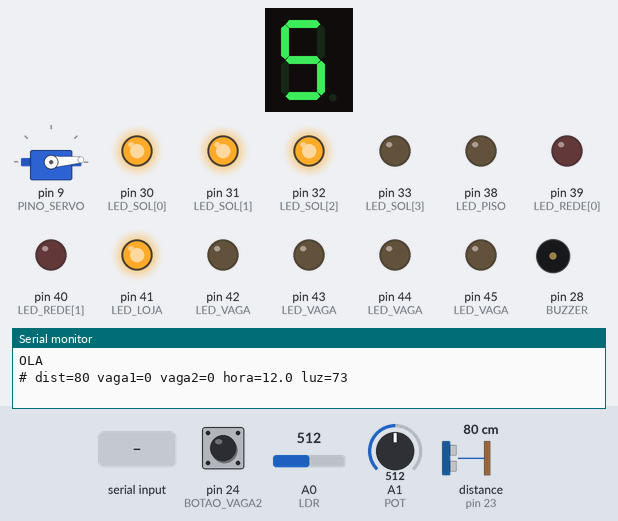
This sketch was run on a simulated Arduino Mega 2560, built with avr-gcc and run on an emulated ATmega2560. Parts: 1-digit seven-segment display, servo, output pins drawn as LEDs (lit = HIGH), buzzer (waves = sounding, pin HIGH), the last lines printed to the serial monitor. Wiring (inferred from the names in the program): ultrasonic range finder: trigger pin 22; echo pin 23; 1-digit 7-segment display, segments lit when HIGH: segments pin 2, pin 3, pin 4, pin 5, pin 6, pin 7, pin 8. The test bench sets the inputs (shaded band); at power-on: A0 (LDR) = 512, distance to the obstacle (sensor on pin 23) 80 cm, pin 24 (BOTAO_VAGA2) HIGH, A1 (POT) = 512. The echo pulse lasts 58.3 µs per cm; the segment pins are drawn as the display they are named for; pins used as bus, display or sensor lines are not drawn.

Above: at 1.2 s.
1.3 s: A0 (LDR) set to 716
At 2.6 s:
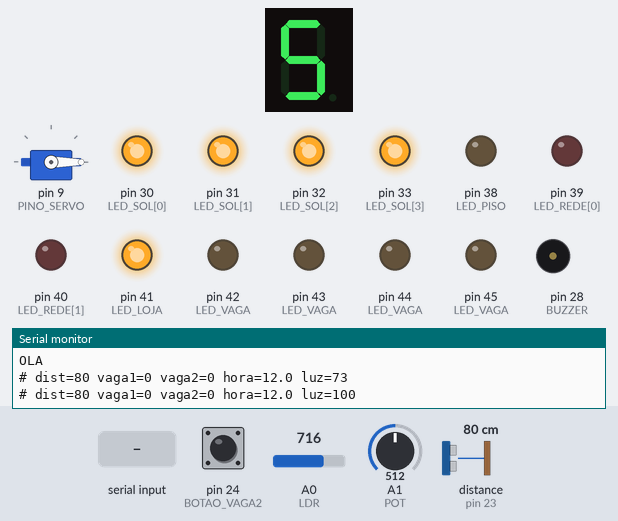
4.3 s: distance to the obstacle (sensor on pin 23) set to 11 cm
6.1 s: distance to the obstacle (sensor on pin 23) set to 8 cm
At 7.6 s:
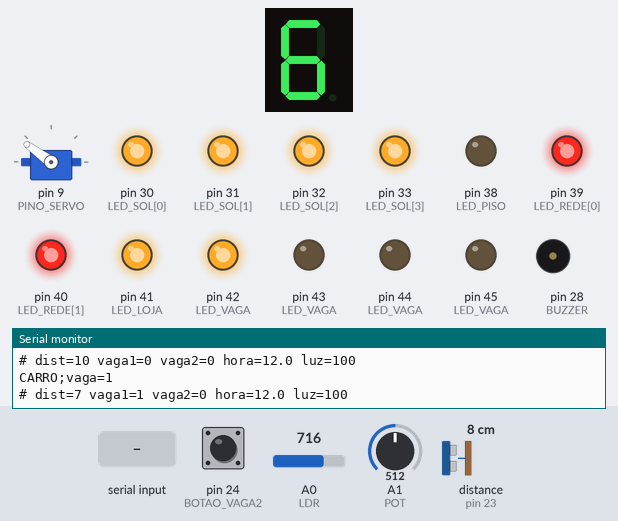
8.0 s: pin 24 (BOTAO_VAGA2) pulled LOW for 0.15 s
At 8.1 s:
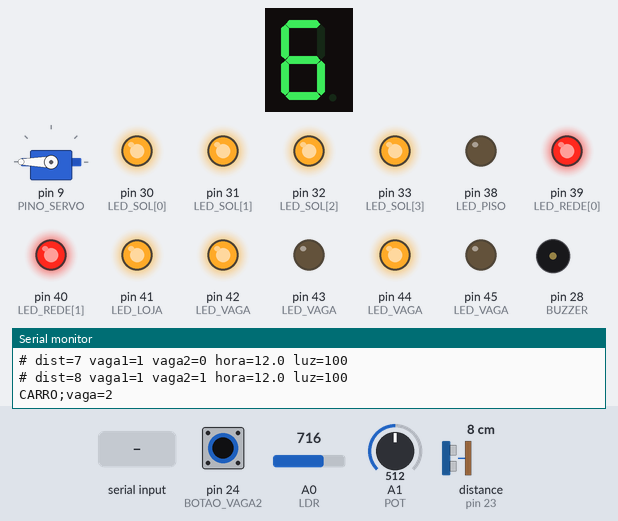
9.7 s: A1 (POT) set to 390
At 10.0 s:
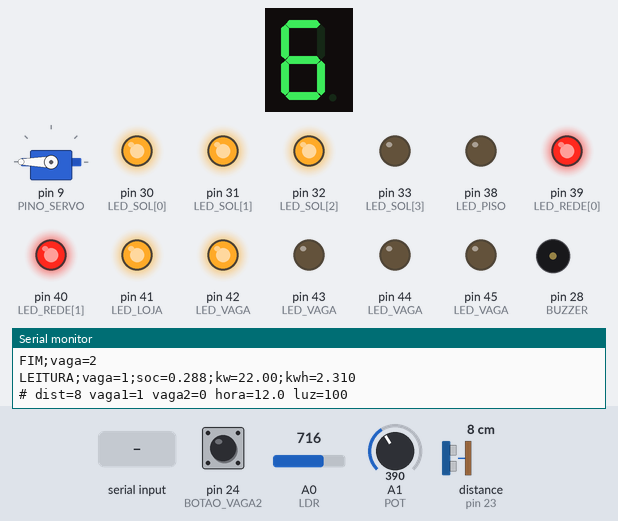
11.2 s: "CFG\n" received over Serial
At 12.4 s:
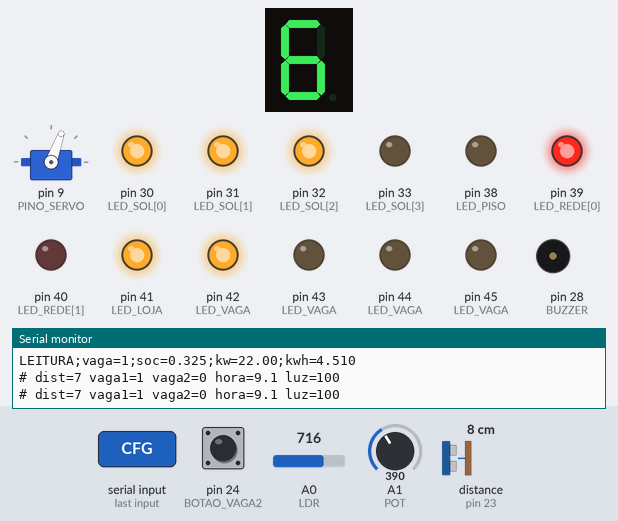
Timing chart, 0 to 13.7 s (numbered marks = the images above; inputs shaded):
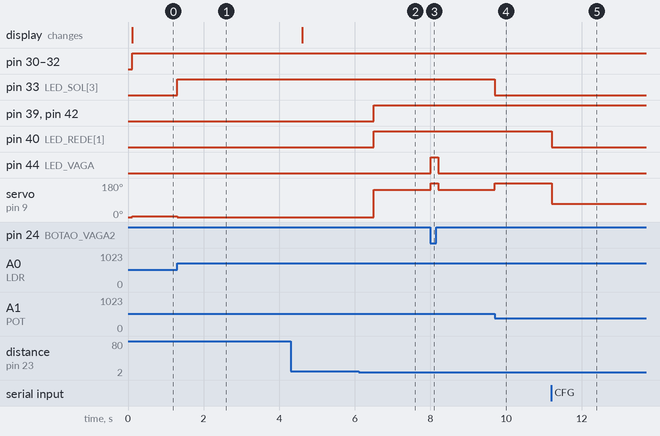

Measured:
- the behaviour switches between 10 and 9 cm on distance to the obstacle (sensor on pin 23) (found by bisection; images 1 and 2)
- after the input at 1.3 s, pin 33 (LED_SOL[3]): LOW → HIGH at once; servo on pin 9 (PINO_SERVO): 4° → 0° at once
- after the input at 6.1 s, pin 39 (LED_REDE[0]), pin 40 (LED_REDE[1]), pin 42 (LED_VAGA): LOW → HIGH after 0.40 s; servo on pin 9 (PINO_SERVO): 0° → 144° after 0.40 s
- after the input at 8.0 s, pin 44 (LED_VAGA): LOW → HIGH at once, → LOW 0.20 s later; servo on pin 9 (PINO_SERVO): 144° → 180° at once, → 144° 0.20 s later
- after the input at 9.7 s, pin 33 (LED_SOL[3]): HIGH → LOW at once; servo on pin 9 (PINO_SERVO): 144° → 180° at once
- after the input at 11.2 s, pin 40 (LED_REDE[1]): HIGH → LOW at once; servo on pin 9 (PINO_SERVO): 180° → 70° at once

The sketch:

maquete.ino
```cpp
/* Smart Charge — a maquete.
 *
 * Roda num Arduino Mega 2560. Duas vagas de recarga, o telhado solar, a
 * bateria da loja e a rede, em LED, numa protoboard.
 *
 * O QUE E REAL E O QUE E SIMULADO. Importa dizer, porque a banca vai
 * perguntar:
 *
 *   REAL      as duas vagas. Carro detectado -> sessao de verdade no banco de
 *             producao, pela mesma API que a telinha usa. Aparece no painel do
 *             lojista, no historico e na curva de demanda.
 *   SIMULADO  o sol, a bateria e a rede. O Mega roda aqui a mesma logica que
 *             `ai/demanda.py` roda no servidor, para a maquete poder mostrar o
 *             dia inteiro em 20 segundos. Nao existe sensor de geracao ligado
 *             na API -- isso seria telemetria, e e passo seguinte.
 *
 * O MEGA NAO FALA COM O SERVIDOR. Ele nao tem rede, e mesmo com Ethernet nao
 * faria TLS: 8 KB de RAM nao sustentam HTTPS. Quem fala e a `ponte.py`, no
 * notebook, ligada por USB. O Mega so escreve e le linhas de texto na serial.
 *
 * Protocolo, uma linha por evento, campos separados por ponto e virgula:
 *
 *   Mega -> ponte                    ponte -> Mega
 *     OLA                              CFG;vaga=1;kw=7.40;preco=1.60;ponta=0
 *     CARRO;vaga=1                     LEILAO;vaga=1;pct=30;fator=2.00
 *     LEITURA;vaga=1;soc=..;kw=..;kwh=..   SEMLEILAO;vaga=1
 *     FIM;vaga=1                       OK;vaga=1
 *     OFERTA;vaga=1;pct=30             ERRO;vaga=1
 *
 * Texto simples, e nao JSON, de proposito: emitir JSON e facil, mas receber
 * exigiria uma biblioteca de parser e a RAM aqui e pouca. `strtok` resolve.
 */

#include <stdarg.h>
#include <Servo.h>

// ---------------------------------------------------------------- pinos ---
//
// Montagem numa protoboard grande. Todo LED leva resistor de 220R a 330R em
// serie -- o pino do Mega entrega 20 mA com folga, mas sem resistor o LED
// morre e o pino pode ir junto.

// display de 7 segmentos, um digito, catodo comum: mostra a carga da bateria
// em dezenas (7 = 70%). Um digito nao mostra "100", entao 100% vira 9.
const uint8_t SEG[7] = {2, 3, 4, 5, 6, 7, 8};   // a b c d e f g

const uint8_t PINO_SERVO = 9;                   // ponteiro do medidor

const uint8_t TRIG = 22, ECHO = 23;             // HC-SR04: carro na vaga 1
const uint8_t BOTAO_VAGA2 = 24;                 // carro plugado na vaga 2
const uint8_t BOTAO_CHEIA = 25;                 // leilao: potencia cheia
const uint8_t BOTAO_ECONOMIA = 26;              // leilao: menos kW, mais credito
const uint8_t PIR = 27;                         // motorista entrando na loja
const uint8_t BUZZER = 28;

const uint8_t LED_SOL[4]  = {30, 31, 32, 33};   // amarelos: geracao solar
const uint8_t LED_PISO    = 38;                 // vermelho: bateria no piso
const uint8_t LED_REDE[2] = {39, 40};           // vermelhos: consumo da rede
const uint8_t LED_LOJA    = 41;                 // branco: a loja consumindo
const uint8_t LED_VAGA[2][2] = {{42, 43},       // {verde carregando, amarelo limitado}
                                {44, 45}};

const uint8_t LDR = A0;                         // luz ambiente -> nuvem
const uint8_t POT = A1;                         // relogio do dia

// ------------------------------------------------------------ constantes ---

// Quanto o dia corre mais rapido que o relogio. O mesmo numero que a telinha
// usa por padrao (ver docs/vaga/vaga.js), para as duas demonstracoes terem o
// mesmo ritmo.
const unsigned long ACELERACAO = 180;

const float BATERIA_CARRO_KWH = 60.0;   // carro tipico de passeio
const float SOC_CHEIO = 0.995;

// A loja da maquete e a Pet & Cia Vila Mariana: 30 kWp de telhado, bateria de
// 20 kWh / 10 kW, 18 kW de consumo proprio e 20 kW contratados. Os mesmos
// numeros que estao no cadastro -- se mudarem la, mudar aqui.
const float SOLAR_KWP      = 30.0;
const float BATERIA_KWH    = 20.0;
const float BATERIA_KW     = 10.0;
const float BATERIA_PISO   = 0.10;
const float CARGA_BASE_KW  = 18.0;
const float CONTRATADA_KW  = 20.0;
const uint8_t PONTA_INICIO = 18, PONTA_FIM = 21;

const unsigned long PASSO_MS   = 100;   // quantas vezes por segundo o mundo anda
const unsigned long LEITURA_MS = 2000;  // de quanto em quanto reporta a ponte

// --------------------------------------------------------------- estado ---

struct Vaga {
  bool ocupada;
  bool aberta;            // a ponte confirmou que a sessao existe no banco
  float soc;              // carga do carro, 0 a 1
  float kwh;              // energia entregue nesta sessao
  float kw_max;           // o que a vaga aceita (vem do cadastro)
  float kw_liberado;      // o que o servidor permite AGORA
  bool limitado;          // o servidor cortou a potencia
  bool leilao;            // ha oferta na mesa
  float oferta_pct;       // a oferta de economia
  unsigned long ultimo_envio;
};

Vaga vagas[2];
float bateria_soc = 0.55;
float hora_do_dia = 12.0;
bool em_ponta = false;
float sol_kw = 0.0, rede_kw = 0.0, bateria_kw = 0.0;
bool ponta_avisada = false, piso_avisado = false;

Servo ponteiro;
char linha[96];
uint8_t n_linha = 0;

// ---------------------------------------------------------------- sol -----

/* A geracao, pela mesma forma que `ai/demanda.py` usa: a altura do sol manda,
 * e o resto e proporcional. Aqui sem a equacao de Cooper -- a maquete anda o
 * dia inteiro em 20 segundos, e a declinacao do dia do ano nao muda nada
 * visivel nessa escala. O que muda, e muito, e a nuvem: e o LDR.
 */
float geracao_kw(float hora, float luz) {
  if (hora < 6.0 || hora > 18.0) return 0.0;
  float arco = (hora - 6.0) / 12.0;             // 0 ao nascer, 1 ao por
  float altura = sin(arco * PI);                // meio-dia no topo
  return SOLAR_KWP * altura * 0.80 * luz;       // 0.80 = rendimento do sistema
}

// ------------------------------------------------------------- serial -----

void manda(const char *fmt, ...) {
  char buf[80];
  va_list args;
  va_start(args, fmt);
  vsnprintf(buf, sizeof(buf), fmt, args);
  va_end(args);
  Serial.println(buf);
}

/* Le `chave=valor` de uma linha ja quebrada por `strtok`. Devolve o padrao
 * quando a chave nao veio -- a ponte pode mandar so o que mudou. */
float campo(char *resto, const char *chave, float padrao) {
  char busca[16];
  snprintf(busca, sizeof(busca), ";%s=", chave);
  char *p = strstr(resto, busca);
  if (!p) return padrao;
  return atof(p + strlen(busca));
}

void processa(char *l) {
  if (strncmp(l, "CFG", 3) == 0) {
    int v = (int)campo(l, "vaga", 1) - 1;
    if (v < 0 || v > 1) return;
    vagas[v].kw_max = campo(l, "kw", 7.4);
    vagas[v].kw_liberado = vagas[v].kw_max;
    em_ponta = campo(l, "ponta", 0) > 0.5;
  } else if (strncmp(l, "LEILAO", 6) == 0) {
    int v = (int)campo(l, "vaga", 1) - 1;
    if (v < 0 || v > 1) return;
    vagas[v].leilao = true;
    vagas[v].oferta_pct = campo(l, "pct", 30);
  } else if (strncmp(l, "SEMLEILAO", 9) == 0) {
    int v = (int)campo(l, "vaga", 1) - 1;
    if (v >= 0 && v <= 1) vagas[v].leilao = false;
  } else if (strncmp(l, "OK", 2) == 0) {
    int v = (int)campo(l, "vaga", 1) - 1;
    if (v >= 0 && v <= 1) vagas[v].aberta = true;
  } else if (strncmp(l, "LIBERA", 6) == 0) {
    // O servidor repartiu a potencia. E este o momento em que a maquete
    // obedece ao sistema em vez de simular sozinha.
    int v = (int)campo(l, "vaga", 1) - 1;
    if (v < 0 || v > 1) return;
    vagas[v].kw_liberado = campo(l, "kw", vagas[v].kw_max);
    vagas[v].limitado = vagas[v].kw_liberado < vagas[v].kw_max - 0.05;
  }
}

void le_serial() {
  while (Serial.available()) {
    char c = Serial.read();
    if (c == '\n' || c == '\r') {
      if (n_linha) { linha[n_linha] = 0; processa(linha); n_linha = 0; }
    } else if (n_linha < sizeof(linha) - 1) {
      linha[n_linha++] = c;
    }
  }
}

// ------------------------------------------------------------ sensores ----

/* Distancia em cm, ou SEM_LEITURA quando a medida nao vale.
 *
 * "Nao vale" cobre dois casos que sao a MESMA coisa para o sensor e coisas
 * opostas para a maquete:
 *
 *   sem eco      o pulso saiu e nao voltou. Pode ser vaga vazia -- ou um carro
 *                encostado no sensor, porque o HC-SR04 nao mede abaixo de 2 cm.
 *   eco absurdo  abaixo de 2 cm o numero e ruido.
 *
 * A primeira versao devolvia 999 nos dois casos, o que significava "vazio".
 * Com o sensor deitado na bancada apontando para a mesa, a vaga ficava ocupada
 * o tempo todo, e encostar a mao fazia o eco sumir e a vaga "esvaziar": o
 * comportamento saia invertido, sem a fiacao ter nada de errado.
 *
 * O timeout de 20 ms tambem importa: sem ele, um sensor desligado trava o
 * `loop` por 30 ms a cada volta e a maquete inteira engasga.
 */
const long SEM_LEITURA = -1;
const long PERTO_CM = 8;

long distancia_cm() {
  digitalWrite(TRIG, LOW);  delayMicroseconds(2);
  digitalWrite(TRIG, HIGH); delayMicroseconds(10);
  digitalWrite(TRIG, LOW);
  unsigned long us = pulseIn(ECHO, HIGH, 20000UL);
  if (!us) return SEM_LEITURA;
  long cm = (long)(us / 58);
  return (cm < 2 || cm > 400) ? SEM_LEITURA : cm;
}

/* A vaga 1 esta ocupada?
 *
 * Nao basta ler uma vez. Ultrassom e ruidoso, e UMA leitura ruim abriria ou
 * fecharia uma sessao -- no banco de producao. Pior: `abrir_sessao` aceita 12
 * aberturas por vaga a cada 10 minutos, e o ruido estouraria esse limite em
 * segundos, deixando a maquete muda bem na hora da demonstracao.
 *
 * Entao o estado so muda depois de LEITURAS_FIRMES leituras seguidas
 * concordando. Leitura invalida nao conta para lado nenhum: nao confirma nem
 * desmente, apenas nao avanca o contador.
 */
const uint8_t LEITURAS_FIRMES = 5;

// A ultima medida boa, para o diagnostico mostrar sem disparar outro ping --
// dois pulsos seguidos se atrapalham, o eco de um chega durante o outro.
long ultima_distancia = SEM_LEITURA;

bool vaga1_ocupada(bool estado_atual) {
  static uint8_t a_favor = 0, contra = 0;
  long cm = distancia_cm();
  ultima_distancia = cm;
  if (cm == SEM_LEITURA) return estado_atual;

  bool perto = cm <= PERTO_CM;
  if (perto == estado_atual) { a_favor = contra = 0; return estado_atual; }

  if (perto) { a_favor++; contra = 0; } else { contra++; a_favor = 0; }
  if (a_favor >= LEITURAS_FIRMES || contra >= LEITURAS_FIRMES) {
    a_favor = contra = 0;
    return perto;
  }
  return estado_atual;
}

// ------------------------------------------------------------- display ---

const uint8_t DIGITO[10] = {
  0b0111111, 0b0000110, 0b1011011, 0b1001111, 0b1100110,
  0b1101101, 0b1111101, 0b0000111, 0b1111111, 0b1101111,
};

void mostra_digito(uint8_t n) {
  if (n > 9) n = 9;
  for (uint8_t i = 0; i < 7; i++)
    digitalWrite(SEG[i], (DIGITO[n] >> i) & 1);
}

void barra(const uint8_t *pinos, uint8_t quantos, float fracao) {
  uint8_t acesos = (uint8_t)(fracao * quantos + 0.5);
  for (uint8_t i = 0; i < quantos; i++)
    digitalWrite(pinos[i], i < acesos ? HIGH : LOW);
}

// ---------------------------------------------------------------- setup ---

void setup() {
  Serial.begin(115200);

  for (uint8_t i = 0; i < 7; i++) pinMode(SEG[i], OUTPUT);
  for (uint8_t i = 0; i < 4; i++) pinMode(LED_SOL[i], OUTPUT);
  for (uint8_t i = 0; i < 2; i++) pinMode(LED_REDE[i], OUTPUT);
  for (uint8_t v = 0; v < 2; v++)
    for (uint8_t i = 0; i < 2; i++) pinMode(LED_VAGA[v][i], OUTPUT);
  pinMode(LED_PISO, OUTPUT);
  pinMode(LED_LOJA, OUTPUT);
  pinMode(BUZZER, OUTPUT);

  pinMode(TRIG, OUTPUT);
  pinMode(ECHO, INPUT);
  pinMode(PIR, INPUT);
  // Com INPUT_PULLUP o botao liga o pino ao GND e nao precisa de resistor
  // externo -- um fio a menos por botao, e sao tres.
  pinMode(BOTAO_VAGA2, INPUT_PULLUP);
  pinMode(BOTAO_CHEIA, INPUT_PULLUP);
  pinMode(BOTAO_ECONOMIA, INPUT_PULLUP);

  ponteiro.attach(PINO_SERVO);
  ponteiro.write(0);

  for (uint8_t v = 0; v < 2; v++) {
    vagas[v] = {false, false, 0.0, 0.0, 22.0, 22.0, false, false, 0.0, 0};
  }

  digitalWrite(LED_LOJA, HIGH);   // a loja consome o tempo todo
  manda("OLA");
}

// ----------------------------------------------------------------- loop ---

unsigned long t_anterior = 0;

void loop() {
  le_serial();

  unsigned long agora = millis();
  if (agora - t_anterior < PASSO_MS) return;
  float dt_s = (agora - t_anterior) / 1000.0;
  t_anterior = agora;

  // ---- o relogio do dia, na mao de quem apresenta ----
  // O potenciometro escolhe a hora. E isso que deixa mostrar o dia inteiro --
  // sol subindo, bateria enchendo, ponta chegando, bateria entregando, piso --
  // sem esperar ate as sete da noite.
  hora_do_dia = analogRead(POT) * 24.0 / 1023.0;
  bool ponta_agora = (hora_do_dia >= PONTA_INICIO && hora_do_dia < PONTA_FIM);

  // ---- o sol, de verdade ----
  // O LDR nao e enfeite: tapar com a mao e uma nuvem, e a geracao cai na hora.
  float luz = constrain(analogRead(LDR) / 700.0, 0.0, 1.0);
  sol_kw = geracao_kw(hora_do_dia, luz);

  // ---- as vagas ----
  bool carro1 = vaga1_ocupada(vagas[0].ocupada);
  bool carro2 = digitalRead(BOTAO_VAGA2) == LOW;
  bool chegou[2] = {carro1, carro2};

  /* Uma linha de diagnostico por segundo, para quem esta na bancada com o
     Monitor Serial aberto e sem a ponte rodando. Comeca com '#', e a ponte
     ignora linhas assim -- do contrario o log dela viraria ruido. */
  static unsigned long t_diag = 0;
  if (agora - t_diag >= 1000) {
    t_diag = agora;
    long cm = ultima_distancia;
    char buf[16];
    dtostrf(hora_do_dia, 0, 1, buf);
    manda("# dist=%ld vaga1=%d vaga2=%d hora=%s luz=%d",
          cm, carro1 ? 1 : 0, carro2 ? 1 : 0, buf, (int)(luz * 100));
  }

  float carregando_kw = 0.0;
  for (uint8_t v = 0; v < 2; v++) {
    Vaga &x = vagas[v];

    if (chegou[v] && !x.ocupada) {
      x = {true, false, 0.25, 0.0, x.kw_max, x.kw_max, false, false, 0.0, agora};
      manda("CARRO;vaga=%d", v + 1);
    } else if (!chegou[v] && x.ocupada) {
      manda("FIM;vaga=%d", v + 1);
      x.ocupada = false; x.aberta = false; x.leilao = false;
      digitalWrite(LED_VAGA[v][0], LOW);
      digitalWrite(LED_VAGA[v][1], LOW);
    }

    if (!x.ocupada) continue;

    // Carrega no ritmo que o SERVIDOR liberou, nao no que a vaga aguenta.
    float kw = x.kw_liberado;
    if (x.soc >= SOC_CHEIO) kw = 0.0;
    float entregue = kw * (dt_s * ACELERACAO) / 3600.0;
    x.kwh += entregue;
    x.soc = min(1.0, x.soc + entregue / BATERIA_CARRO_KWH);
    carregando_kw += kw;

    digitalWrite(LED_VAGA[v][0], kw > 0.1 ? HIGH : LOW);
    digitalWrite(LED_VAGA[v][1], x.limitado ? HIGH : LOW);

    if (agora - x.ultimo_envio >= LEITURA_MS) {
      x.ultimo_envio = agora;
      char s[12], k[12], e[12];
      dtostrf(x.soc, 0, 3, s);
      dtostrf(kw, 0, 2, k);
      dtostrf(x.kwh, 0, 3, e);
      manda("LEITURA;vaga=%d;soc=%s;kw=%s;kwh=%s", v + 1, s, k, e);
    }
  }

  // ---- o leilao, decidido no botao ----
  // Os dois botoes valem para a vaga que tiver oferta na mesa. Numa maquete
  // com duas vagas nao vale um par de botoes por vaga: sao quatro fios a mais
  // para uma escolha que acontece uma vez por carro.
  for (uint8_t v = 0; v < 2; v++) {
    if (!vagas[v].leilao) continue;
    if (digitalRead(BOTAO_CHEIA) == LOW) {
      manda("OFERTA;vaga=%d;pct=100", v + 1);
      vagas[v].leilao = false;
      tone(BUZZER, 880, 60);
    } else if (digitalRead(BOTAO_ECONOMIA) == LOW) {
      char p[10]; dtostrf(vagas[v].oferta_pct, 0, 0, p);
      manda("OFERTA;vaga=%d;pct=%s", v + 1, p);
      vagas[v].leilao = false;
      tone(BUZZER, 1320, 60);
    }
  }

  // ---- a bateria da loja, pela mesma politica do servidor ----
  // Ordem igual a de `plano_do_dia`: sobra de sol enche; na ponta entrega.
  float consumo = CARGA_BASE_KW + carregando_kw;
  float sobra = sol_kw - consumo;
  bateria_kw = 0.0;
  if (sobra > 0 && bateria_soc < 1.0) {
    bateria_kw = -min(sobra, BATERIA_KW);
  } else if (ponta_agora && bateria_soc > BATERIA_PISO) {
    bateria_kw = min(consumo - sol_kw, BATERIA_KW);
  }
  bateria_soc = constrain(
      bateria_soc - bateria_kw * (dt_s * ACELERACAO) / 3600.0 / BATERIA_KWH,
      0.0, 1.0);

  rede_kw = max(0.0, consumo - sol_kw - bateria_kw);

  // ---- o que a maquete mostra ----
  barra(LED_SOL, 4, sol_kw / (SOLAR_KWP * 0.8));
  barra(LED_REDE, 2, rede_kw / CONTRATADA_KW);
  mostra_digito((uint8_t)(bateria_soc * 10));
  bool no_piso = bateria_soc <= BATERIA_PISO + 0.005;
  digitalWrite(LED_PISO, no_piso ? HIGH : LOW);

  // O ponteiro mede a potencia que vem da REDE contra a contratada. E o numero
  // que vira multa na fatura, e o unico que o lojista nao pode ignorar.
  ponteiro.write((int)constrain(rede_kw / CONTRATADA_KW * 180.0, 0, 180));

  // ---- os avisos ----
  if (ponta_agora && !ponta_avisada) { tone(BUZZER, 440, 300); ponta_avisada = true; }
  if (!ponta_agora) ponta_avisada = false;
  if (no_piso && !piso_avisado) { tone(BUZZER, 220, 600); piso_avisado = true; }
  if (!no_piso) piso_avisado = false;

  em_ponta = ponta_agora;
}
```
